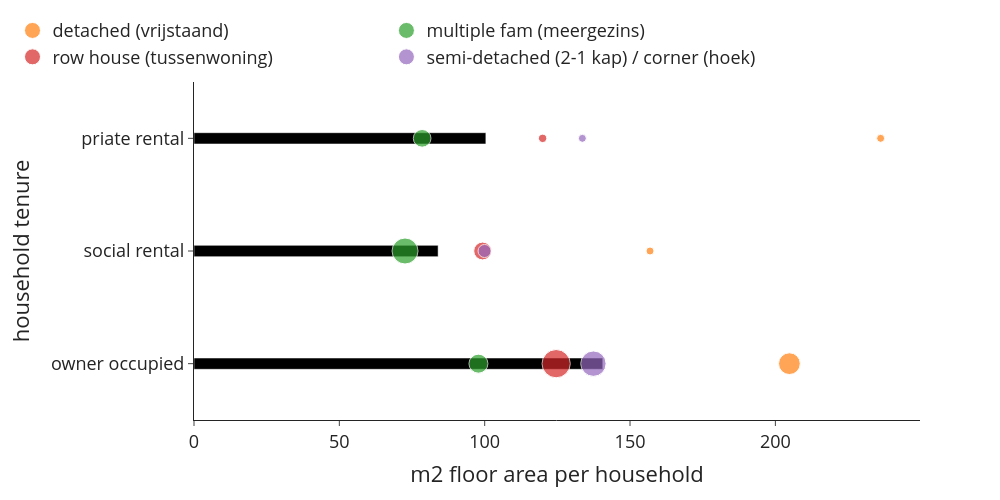

Notebook cell for this chart:
### Code cell
#floor area per tenure
use_m2_total_tenure = (use['size2019_w1']*use['n_hhd']).groupby(level=0, sort=False).sum() #m2 total in each group summed by tenure
use_cap_total_tenure = use['n_hhd'].groupby(level=0, sort=False).sum() #no. of people in each group summed by tenure
use_m2_per_cap_tenure = use_m2_total_tenure / use_cap_total_tenure #m2/cap in each tenure group
use_m2_per_cap_tenure.plot(kind='bar') #per person
"""interpretation: especially the highest tenure decile has considerably more floor area available than the vast majority"""

#floor area per tenure and building type
use_m2_total_tenure_type = (use['size2019_w1']*use['n_hhd']).groupby(level=[0,1], sort=False).sum() #m2 total in each group summed by tenure
use_cap_total_tenure_type = use['n_hhd'].groupby(level=[0,1], sort=False).sum() #no. of people in each group summed by tenure
use_m2_per_cap_tenure_type = use_m2_total_tenure_type / use_cap_total_tenure_type #m2/cap in each tenure group

#preparing the dataframes for plotting
df = use_m2_per_cap_tenure
df2=use_m2_per_cap_tenure_type.rename('value').to_frame()
df2['n_hhd'] = use['n_hhd'].groupby(level=[0,1], sort=False).sum()
df2 = df2.reset_index()

#plot
colors = ['#000000', #construction
                            '#fe6100', #buildings                                              
                                        '#648fff', #roads
                                        '#785ef0', #railways
                                        '#ffb000', #electricity
                                        '#808080', #other civil engineering
                                        '#000000', #construction
                                        ]
fig = px.bar(df, x=df.values, y=df.index,  
             labels={'x':'m2 floor area per household', 'tenure_lab':'household tenure'}, 
             template='simple_white', 
             color_discrete_sequence=colors) 
fig.update_layout(width=1000, height=500, 
                      #xaxis_tickformat = '.0%',
                      font=dict(size=18),
                      bargap=0.9,
                      legend=dict(
        orientation="h",
        #entrywidth=70,
        yanchor="bottom",
        y=1.02,
        xanchor="left",
        x=-0.25,
    ))

df2=use_m2_per_cap_tenure_type.rename('value').to_frame()
df2['n_hhd'] = use['n_hhd'].groupby(level=[0,1], sort=False).sum()

for i in df2.index.levels[1].to_list():
    df_plot = df2.xs(i, level=1)
    fig.add_trace(go.Scatter(
            y=df_plot.index, 
            x=df_plot['value'],
            mode='markers',
            name=i,
            marker=dict(size=df_plot['n_hhd'],
                        sizemode='area',
                        sizeref=4*max(df2['n_hhd'])/(40.**2),
                        sizemin=4,
                        #color=10*[0, 1, 2, 3],
                        ),
            showlegend=True
        ))

fig.write_image('visualisations/bubblechart_m2_per_hhd_tenure.png', scale=3)
fig.show()

### Figure 1 — Plotly figure (JSON) as saved in the notebook; plotly's stock layout.template omitted (floating-point values rounded to 4 significant figures)
{"data": [{"alignmentgroup": "True", "hovertemplate": "m2 floor area per household=%{x}<br>household tenure=%{y}<extra></extra>", "legendgroup": "", "marker": {"color": "#000000", "pattern": {"shape": ""}}, "name": "", "offsetgroup": "", "orientation": "h", "showlegend": false, "textposition": "auto", "type": "bar", "x": [140.6, 83.98, 100.4], "xaxis": "x", "y": ["owner occupied", "social rental", "priate rental"], "yaxis": "y"}, {"marker": {"size": [901780, 3455, 56985], "sizemin": 4, "sizemode": "area", "sizeref": 3815.0}, "mode": "markers", "name": "detached (vrijstaand)", "showlegend": true, "type": "scatter", "x": [204.8, 156.9, 236.2], "y": ["owner occupied", "social rental", "priate rental"]}, {"marker": {"size": [689135, 1292440, 596785], "sizemin": 4, "sizemode": "area", "sizeref": 3815.0}, "mode": "markers", "name": "multiple fam (meergezins)", "showlegend": true, "type": "scatter", "x": [97.85, 72.6, 78.48], "y": ["owner occupied", "social rental", "priate rental"]}, {"marker": {"size": [1526135, 602470, 134250], "sizemin": 4, "sizemode": "area", "sizeref": 3815.0}, "mode": "markers", "name": "row house (tussenwoning)", "showlegend": true, "type": "scatter", "x": [124.6, 99.28, 119.9], "y": ["owner occupied", "social rental", "priate rental"]}, {"marker": {"size": [1226775, 327490, 81940], "sizemin": 4, "sizemode": "area", "sizeref": 3815.0}, "mode": "markers", "name": "semi-detached (2-1 kap) / corner (hoek)", "showlegend": true, "type": "scatter", "x": [137.4, 99.96, 133.6], "y": ["owner occupied", "social rental", "priate rental"]}], "layout": {"bargap": 0.9, "barmode": "relative", "font": {"size": 18}, "height": 500, "legend": {"orientation": "h", "tracegroupgap": 0, "x": -0.25, "xanchor": "left", "y": 1.02, "yanchor": "bottom"}, "margin": {"t": 60}, "width": 1000, "xaxis": {"anchor": "y", "domain": [0, 1], "title": {"text": "m2 floor area per household"}}, "yaxis": {"anchor": "x", "domain": [0, 1], "title": {"text": "household tenure"}}}}
